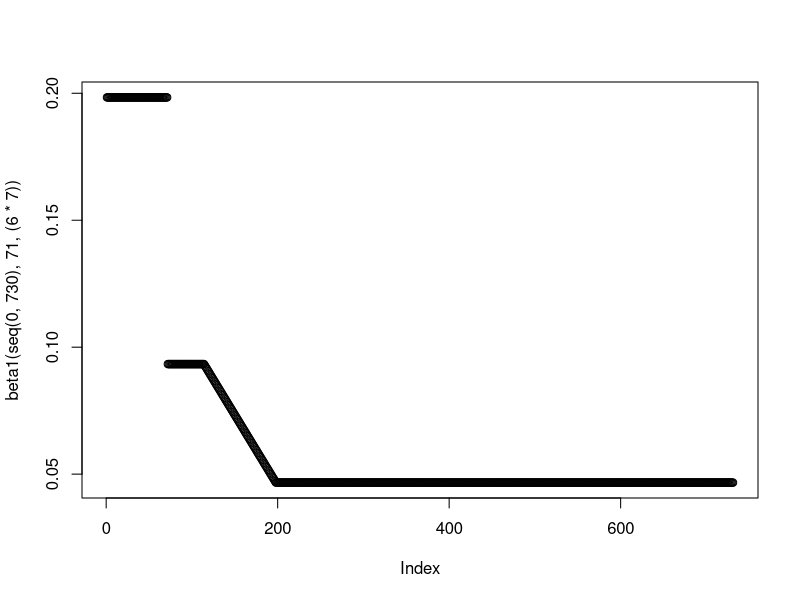
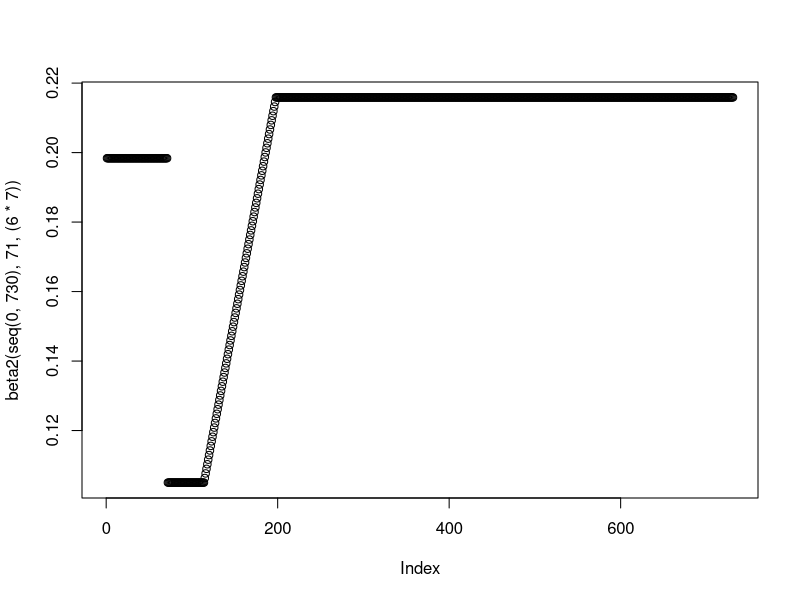
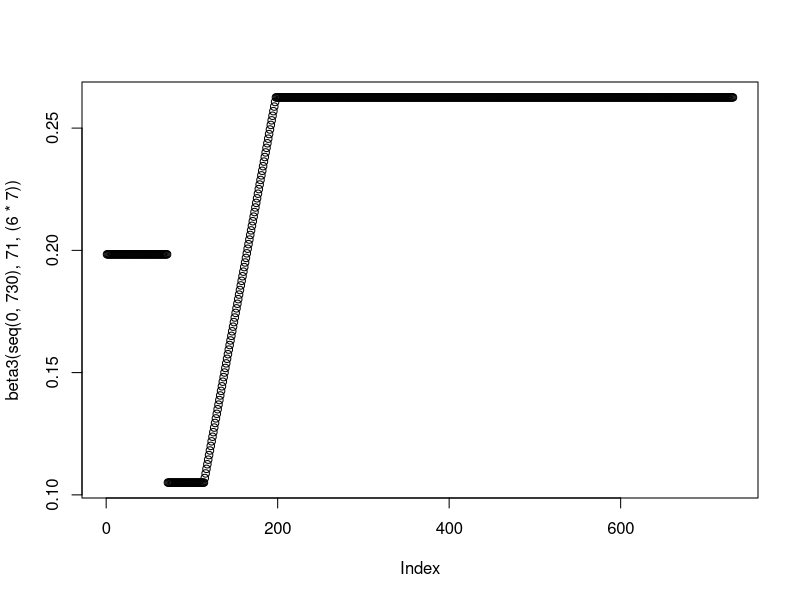
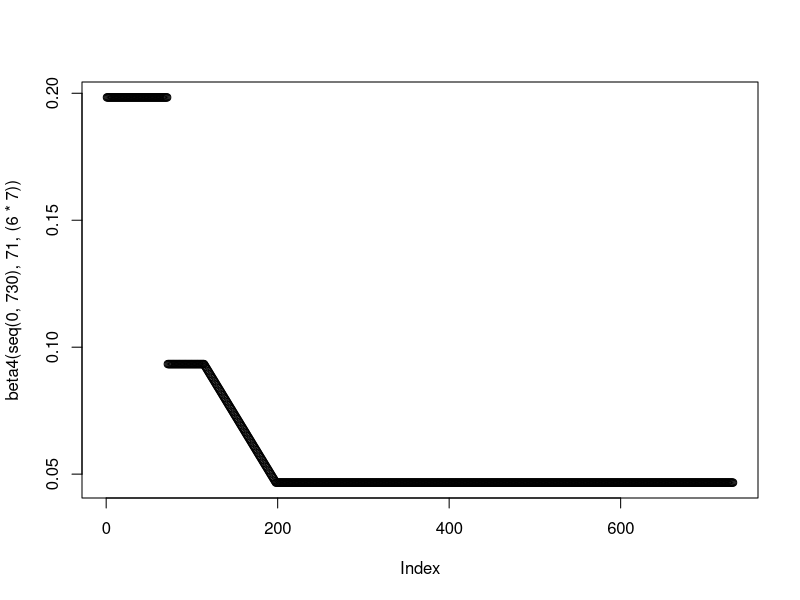

Here is the R script that generated these plots, in order:
setwd("C:/Users/amorg/Documents/PhD/nCoV Work/Figures/Enhanced Shielding/New") # This is where the plots Output
rm(list=ls())
library("deSolve"); library("ggplot2"); library("ggpubr"); library("reshape2");  library("Cairo")

#### Model Functions - Gen Time/ Betas/ODEs ####
#Function to calculate the Generation time (1/gamma) parameter
GenTime <- function(T2, R0) {
  G = T2 * ((R0-1)/log(2))
  return(G)
}

#Functions for the 4 Betas in the model - Plotting function visualises the beta(t) throughout the model run
beta1 <- function(time, tstart1, tdur) {
  gamma <- 1/(GenTime(3.3,2.8))
  beta1_2 <- 0.4*(gamma)
  betalin <- approxfun(x=c(tstart1+tdur, tstart1+tdur+(12*7)), y = c(0.8*(gamma), beta1_2), method="linear", rule  =2)
  ifelse((time >= tstart1 & time <= tstart1+tdur), 
         0.8*(gamma), #Phase 2
         ifelse((time >= tstart1+tdur & time <= tstart1+tdur+(12*7)), 
                betalin(time), #Phase 3
                ifelse((time >= tstart1+tdur+(12*7) & time <= 730),
                       beta1_2, #Phase 4
                       1.7*(gamma))))} #Phase 1

plot(beta1(seq(0,730), 71, (6*7)))

beta2 <- function(time, tstart1, tdur) {
  gamma <- 1/(GenTime(3.3,2.8))
  beta1_2 <- 1.85*gamma
  betalin <- approxfun(x=c(tstart1+tdur, tstart1+tdur+(12*7)), y = c(0.9*(gamma), beta1_2), method="linear", rule  =2)
  ifelse((time >= tstart1 & time <= tstart1+tdur), 
         0.9*(gamma), #Phase 2
         ifelse((time >= tstart1+tdur & time <= tstart1+tdur+(12*7)),
                betalin(time), #Phase 3
                ifelse((time >= tstart1+tdur+(12*7) & time <= 730),
                       beta1_2, #Phase 4
                       1.7*(gamma))))} #Phase 1

plot(beta2(seq(0,730), 71, (6*7)))

beta3 <- function(time, tstart1, tdur) {
  gamma <- 1/(GenTime(3.3,2.8))
  beta1_2 <- 2.25*gamma
  betalin <- approxfun(x=c(tstart1+tdur, tstart1+tdur+(12*7)), y = c(0.9*(gamma), beta1_2), method="linear", rule  =2)
  ifelse((time >= tstart1 & time <= tstart1+tdur), 
         0.9*(gamma), #Phase 2
         ifelse((time >= tstart1+tdur & time <= tstart1+tdur+(12*7)), 
                betalin(time), #Phase 3
                ifelse((time >= tstart1+tdur+(12*7) & time <= 730),
                       beta1_2, #Phase 4
                       1.7*(gamma))))} #Phase 1

plot(beta3(seq(0,730), 71, (6*7)))

beta4 <- function(time,tstart1,tdur) {
  gamma <- 1/(GenTime(3.3,2.8))
  beta1_2 <- 0.4*(gamma)
  betalin <- approxfun(x=c(tstart1+tdur, tstart1+tdur+(12*7)), y = c(0.8*(gamma), beta1_2), method="linear", rule  =2)
  ifelse((time >= tstart1 & time <= tstart1+tdur), 
         0.8*(gamma), #Phase 2
         ifelse((time >= tstart1+tdur & time <= tstart1+tdur+(12*7)), 
                betalin(time), #Phase 3
                ifelse((time >= tstart1+tdur+(12*7) & time <= 730),
                       beta1_2, #Phase 4
                       1.7*(gamma))))} #Phase 1

plot(beta4(seq(0,730), 71, (6*7)))

#ODEs for the Enhanced Shielding Model - Remainder is split into 3 sub-groups
SIRS <- function(time, state, parameters) {
  with(as.list(c(state, parameters)), {
    beta1 <- beta1(time,tstart1,tdur)
    beta2 <- beta2(time,tstart1,tdur)
    beta3 <- beta3(time,tstart1,tdur)
    beta4 <- beta4(time,tstart1,tdur)
    
    dSv = - beta1*Iv*Sv - beta1*Is*Sv - beta4*Ir1*Sv - beta4*Ir2*Sv - beta4*Ir3*Sv + zeta*Rv
    dSs = - beta1*Iv*Ss - beta1*Is*Ss - beta2*Ir1*Ss - beta2*Ir2*Ss - beta2*Ir3*Ss + zeta*Rs
    dSr1 = - beta4*Iv*Sr1 - beta2*Is*Sr1 - beta3*Ir1*Sr1 - beta3*Ir2*Sr1 - beta3*Ir3*Sr1 + zeta*Rr1
    dSr2 = - beta4*Iv*Sr2 - beta2*Is*Sr2 - beta3*Ir1*Sr2 - beta3*Ir2*Sr2 - beta3*Ir3*Sr2 + zeta*Rr2
    dSr3 = - beta4*Iv*Sr3 - beta2*Is*Sr3 - beta3*Ir1*Sr3 - beta3*Ir2*Sr3 - beta3*Ir3*Sr3 + zeta*Rr3
    
    dIv = beta1*Iv*Sv + beta1*Is*Sv + beta4*Ir1*Sv + beta4*Ir2*Sv + beta4*Ir3*Sv - gamma*Iv
    dIs = beta1*Iv*Ss + beta1*Is*Ss + beta2*Ir1*Ss + beta2*Ir2*Ss + beta2*Ir3*Ss - gamma*Is
    dIr1 = beta4*Iv*Sr1 + beta2*Is*Sr1 + beta3*Ir1*Sr1 + beta3*Ir2*Sr1 + beta3*Ir3*Sr1 - gamma*Ir1
    dIr2 = beta4*Iv*Sr2 + beta2*Is*Sr2 + beta3*Ir1*Sr2 + beta3*Ir2*Sr2 + beta3*Ir3*Sr2 - gamma*Ir2
    dIr3 = beta4*Iv*Sr3 + beta2*Is*Sr3 + beta3*Ir1*Sr3 + beta3*Ir2*Sr3 + beta3*Ir3*Sr3 - gamma*Ir3
    
    dRv = gamma*Iv - zeta*Rv 
    dRs = gamma*Is - zeta*Rs
    dRr1 = gamma*Ir1 - zeta*Rr1
    dRr2 = gamma*Ir2 - zeta*Rr2
    dRr3 = gamma*Ir3 - zeta*Rr3
    return(list(c(dSv, dSs, dSr1, dSr2, dSr3, dIv, dIs, dIr1, dIr2, dIr3, dRv, dRs, dRr1, dRr2, dRr3)))
  })
}

#### Running the Model w/ Parameters ####

#Initial Conditions, Times, Parameters and Phase Timings 

init <- c(Sv = 0.2 - 0.0001*0.2, Ss = 0.2 - 0.0001*0.2, 
          Sr1 = 0.2 - 0.0001*0.2, Sr2 = 0.2 - 0.0001*0.2, Sr3 = 0.2 - 0.0001*0.2,
          Iv = 0.0001*0.2, Is = 0.0001*0.2, Ir1 = 0.0001*0.2, Ir2 = 0.0001*0.2, Ir3 = 0.0001*0.2,   
          Rv= 0, Rs = 0, Rr1 = 0, Rr2 = 0, Rr3 = 0)

times <- seq(0, 478, by = 1)
parms = c(gamma = 1/(GenTime(3.3,2.8)), 
          zeta = 1/365,
          tstart1 = 71, 
          tdur = 6*7)

#Phase Timings for Plots - Phase 1,2,3 and 4
phase1 <- data.frame(xmin=0, xmax=71, ymin=-Inf, ymax=Inf, name = "P1")
phase2 <- data.frame(xmin=71, xmax=71+(6*7), ymin=-Inf, ymax=Inf, name = "P2")
phase3 <- data.frame(xmin=71+(6*7), xmax=71+(6*7)+(12*7), ymin=-Inf, ymax=Inf, name = "P3")
phase4 <- data.frame(xmin=71+(6*7)+(12*7), xmax=Inf, ymin=-Inf, ymax=Inf, name = "P4")

#Running the Model 
out1 <- data.frame(ode(y = init, func = SIRS, times = times, parms = parms))

#Manipulating the Model Output to scale the Remainder Populations and Overall Pop size so that N = 1
out1$RemS <- out1$Sr1 + out1$Sr2 + out1$Sr3; out1$RemI <- out1$Ir1 + out1$Ir2 + out1$Ir3; out1$RemR <- out1$Rr1 + out1$Rr2 + out1$Rr3
out1$Sv <- out1$Sv/0.20; out1$Ss <- out1$Ss/0.20; out1$RemS <- out1$RemS/0.60
out1$Iv <- out1$Iv/0.20; out1$Is <- out1$Is/0.20; out1$RemI <- out1$RemI/0.60
out1$Rv <- out1$Rv/0.20; out1$Rs <- out1$Rs/0.20; out1$RemR <- out1$RemR/0.60
out1$Beta1 <- beta1(times, 71, (6*7)); out1$Beta2 <- beta2(times, 71, (6*7)); out1$Beta3 <- beta3(times, 71, (6*7))

#Naming the Output Columns
colnames(out1) <- c("Time", "Suscv", "Suscs", "Suscr1", "Suscr2","Suscr3", 
                    "Infected_Iv", "Infected_Is", "Infected_Ir1", "Infected_Ir2", "Infected_Ir3", 
                    "Recovv", "Recovs", "Recovr1", "Recovr2", "Recovr2",
                    "RemSusc", "RemInf", "RemRecov",
                    "Beta_1/4", "Beta_2", "Beta_3")

#Altering the dataframe for ggplot input
statsinfecv <- melt(out1, id.vars = c("Time"), measure.vars = c("Infected_Iv", "Infected_Is", "RemInf"))
statsbeta1 <- melt(out1, id.vars =  c("Time"), measure.vars = c("Beta_1/4", "Beta_2", "Beta_3"))
statsrecov <- melt(out1, id.vars = c("Time"), measure.vars = c("Recovv", "Recovs", "RemRecov"))

#Vulnerable Population is the Forefront Plot
statsrecov$variable <- factor(statsrecov$variable, levels=rev(levels(statsrecov$variable)))
statsinfecv$variable <- factor(statsinfecv$variable, levels=rev(levels(statsinfecv$variable)))

#### R0 Plot - Imported From Bram's Results ####

#sub-Population Fractions -Can also be obtained from the Initial Conditions 
fv = 0.2; fs = 0.2; fr1 = 0.2; fr2 = 0.2; fr3 = 0.2 
gamma = (1/(GenTime(3.3,2.8)))

#R0 Calculations - Overall R0 Obtained From Excel Spreadsheet 
r0data <- data.frame("Phase" = c("Phase 1","Phase 2", "Phase 4"),
                     "OverallR0" = c(1.7, 0.86, 1.63),
                     "VulR0" = c((beta1(1,71,(6*7))*fv + beta1(1,71,(6*7))*fs + beta4(1,71,(6*7))*fr1 + beta4(1,71,(6*7))*fr2 + 
                                    beta4(1,71,(6*7))*fr3) / gamma, 
                                 (beta1(72,71,(6*7))*fv + beta1(72,71,(6*7))*fs + beta4(72,71,(6*7))*fr1 + beta4(72,71,(6*7))*fr2 + 
                                    beta4(72,71,(6*7))*fr3) / gamma, 
                                 (beta1(400,71,(6*7))*fv + beta1(400,71,(6*7))*fs + beta4(400,71,(6*7))*fr1 + beta4(400,71,(6*7))*fr2 + 
                                    beta4(400,71,(6*7))*fr3) / gamma),
                     "ShiR0" = c((beta1(1,71,(6*7))*fv + beta1(1,71,(6*7))*fs + beta2(1,71,(6*7))*fr1 + beta2(1,71,(6*7))*fr2 + 
                                    beta2(1,71,(6*7))*fr3) / gamma, 
                                 (beta1(71,71,(6*7))*fv + beta1(71,71,(6*7))*fs + beta2(71,71,(6*7))*fr1 + beta2(71,71,(6*7))*fr2 + 
                                    beta2(71,71,(6*7))*fr3) / gamma, 
                                 (beta1(400,71,(6*7))*fv + beta1(400,71,(6*7))*fs + beta2(400,71,(6*7))*fr1 + beta2(400,71,(6*7))*fr2 + 
                                    beta2(400,71,(6*7))*fr3) / gamma),
                     "RemR0" = c((beta1(1,71,(6*7))*fv + beta2(1,71,(6*7))*fs + beta3(1,71,(6*7))*fr1 + beta3(1,71,(6*7))*fr2 + 
                                   beta3(1,71,(6*7))*fr3) / gamma,
                                 (beta1(71,71,(6*7))*fv + beta2(71,71,(6*7))*fs + beta3(71,71,(6*7))*fr1 + beta3(71,71,(6*7))*fr2 + 
                                    beta3(71,71,(6*7))*fr3) / gamma,
                                 (beta1(400,71,(6*7))*fv + beta2(400,71,(6*7))*fs + beta3(400,71,(6*7))*fr1 + beta3(400,71,(6*7))*fr2 + 
                                    beta3(400,71,(6*7))*fr3) / gamma))

#Applying the R0 Calculator in a dataframe for the R0 plot
r0data1 <- rbind.data.frame(data.frame("Phase" = c("Phase 1"), "Times" = seq(0,70),                           
                                       "OverallR0" = c(1.7), "VulR0" = r0data$VulR0[1], "ShiR0" = r0data$ShiR0[1], "RemR0" = r0data$RemR0[1]),
                           data.frame("Phase" = c("Phase 2"), "Times" = seq(71,71+(6*7)-1),                   
                                      "OverallR0" = c(0.86), "VulR0" = r0data$VulR0[2], "ShiR0" = r0data$ShiR0[2], "RemR0" = r0data$RemR0[2]),
                           data.frame("Phase" = c("Phase 3"), "Times" = seq(71+(6*7),71+(6*7)+(12*7)-1),      
                                      "OverallR0" = c(NA), "VulR0" = c(NA), "ShiR0" = c(NA), "RemR0" = c(NA)),
                           data.frame("Phase" = c("Phase 4"), "Times" = seq(71+(6*7)+(12*7), 71+(6*7)+(365)), 
                                      "OverallR0" = c(1.63), "VulR0" = r0data$VulR0[3], "ShiR0" = r0data$ShiR0[3], "RemR0" = r0data$RemR0[3]))

statsr0 <- melt(r0data1, id.vars =  c("Times"), measure.vars = c("OverallR0", "VulR0", "ShiR0", "RemR0"))
statsr0$variable <- factor(statsr0$variable, levels=rev(levels(statsr0$variable)))

#### Aggregated Plots - Infecteds, Beta and R_e ####

#Infecteds Plot
pinf <- ggplot(data = statsinfecv, aes(x = (Time), y = value, col = variable))  + theme_bw() +
  labs(x ="Time (Days)", y = "Proportion Infected", color = "Population") + scale_y_continuous(limits = c(0,0.07), expand = c(0,0)) +
  theme(legend.position = "bottom", legend.title = element_blank(), legend.text=element_text(size=14),  axis.text=element_text(size=14),
        axis.title.y=element_text(size=14),axis.title.x = element_text(size=14), 
        legend.spacing.x = unit(0.3, 'cm'), plot.margin=unit(c(0.7,0.7,0.8,0.8),"cm")) + scale_x_continuous(expand = c(0, 0)) + 
  scale_color_manual(values=c('blue','darkgreen','red'), labels= c("General", "Shielders", "Vulnerable")) +
  geom_rect(data=phase2, aes(xmin=xmin, xmax=xmax, ymin=ymin, ymax=ymax), fill="grey", alpha=0.5, inherit.aes = FALSE) +
  geom_rect(data=phase3, aes(xmin=xmin, xmax=xmax, ymin=ymin, ymax=ymax), fill="grey", alpha=0.35, inherit.aes = FALSE) +
  geom_rect(data=phase4, aes(xmin=xmin, xmax=xmax, ymin=ymin, ymax=ymax), fill="grey", alpha=0.5, inherit.aes = FALSE) +
  geom_text(data = phase1, aes(x = xmin, y = 0.06, label = name),inherit.aes = FALSE, size = 8, vjust = 0, hjust = 0, nudge_x = 25) +
  geom_text(data = phase2, aes(x = xmin, y = 0.06, label = name),inherit.aes = FALSE, size = 8, vjust = 0, hjust = 0, nudge_x = 8) +
  geom_text(data = phase3, aes(x = xmin, y = 0.06, label = name),inherit.aes = FALSE, size = 8, vjust = 0, hjust = 0, nudge_x = 30) +
  geom_text(data = phase4, aes(x = xmin, y = 0.06, label = name),inherit.aes = FALSE, size = 8, vjust = 0, hjust = 0, nudge_x = 125) +
 geom_line(size = 1.02, stat = "identity")

#Beta Plot
pbeta <- ggplot(data = statsbeta1, aes(x = (Time), y = value, lty = variable)) + theme_bw() +
  labs(x ="Time (Days)", y = "Beta Value", lty = " ") + scale_y_continuous(limits = c(0,0.4),  expand = c(0,0)) +
  theme(legend.position = "bottom", legend.title = element_text(size=14), legend.text=element_text(size=14),  axis.text=element_text(size=14),
        axis.title.y=element_text(size=14),axis.title.x= element_text(size=14), 
        legend.spacing.x = unit(0.3, 'cm'), plot.margin=unit(c(0.7,0.7,0.8,0.8),"cm")) + scale_x_continuous(expand = c(0, 0))  + 
  scale_linetype_manual(values=c(1,2,4), labels= c("Beta 1 & 4", "Beta 2", "Beta 3")) +
  geom_rect(data=phase2, aes(xmin=xmin, xmax=xmax, ymin=ymin, ymax=ymax), fill="grey", alpha=0.5, inherit.aes = FALSE) +
  geom_rect(data=phase3, aes(xmin=xmin, xmax=xmax, ymin=ymin, ymax=ymax), fill="grey", alpha=0.35, inherit.aes = FALSE) +
  geom_rect(data=phase4, aes(xmin=xmin, xmax=xmax, ymin=ymin, ymax=ymax), fill="grey", alpha=0.5, inherit.aes = FALSE) +
  geom_text(data = phase1, aes(x = xmin, y = 0.3, label = name),inherit.aes = FALSE, size = 8, vjust = 0, hjust = 0, nudge_x = 25) +
  geom_text(data = phase2, aes(x = xmin, y = 0.3, label = name),inherit.aes = FALSE, size = 8, vjust = 0, hjust = 0, nudge_x = 8) +
  geom_text(data = phase3, aes(x = xmin, y = 0.3, label = name),inherit.aes = FALSE, size = 8, vjust = 0, hjust = 0, nudge_x = 30) +
  geom_text(data = phase4, aes(x = xmin, y = 0.3, label = name),inherit.aes = FALSE, size = 8, vjust = 0, hjust = 0, nudge_x = 125) +
  geom_line(size = 1.02, stat = "identity", col = "black")

#R0 Plot
pr0 <- ggplot(data = statsr0, aes(x = (Times), y = value, col = variable)) + theme_bw() + 
  labs(x ="Time (Days)", y = expression("R"[e]), lty = " ") + scale_y_continuous(limits = c(0,3),  expand = c(0,0)) +
  theme(legend.position = "bottom", legend.title = element_blank(), legend.text=element_text(size=14),  axis.text=element_text(size=14),
        axis.title.y=element_text(size=14),axis.title.x= element_text(size=14), 
        legend.spacing.x = unit(0.3, 'cm'), plot.margin=unit(c(0.7,0.7,0.8,0.8),"cm")) + scale_x_continuous(expand = c(0, 0)) + 
  scale_color_manual(values=c('blue', 'darkgreen', 'red', "black"), labels= c("General","Shielders","Vulnerable", "Overall")) +
  geom_rect(data=phase2, aes(xmin=xmin, xmax=xmax, ymin=ymin, ymax=ymax), fill="grey", alpha=0.5, inherit.aes = FALSE) +
  geom_rect(data=phase3, aes(xmin=xmin, xmax=xmax, ymin=ymin, ymax=ymax), fill="grey", alpha=0.35, inherit.aes = FALSE) +
  geom_rect(data=phase4, aes(xmin=xmin, xmax=xmax, ymin=ymin, ymax=ymax), fill="grey", alpha=0.5, inherit.aes = FALSE) +
  geom_text(data = phase1, aes(x = xmin, y = 2.3, label = name),inherit.aes = FALSE, size = 8, vjust = 0, hjust = 0, nudge_x = 25) +
  geom_text(data = phase2, aes(x = xmin, y = 2.3, label = name),inherit.aes = FALSE, size = 8, vjust = 0, hjust = 0, nudge_x = 8) +
  geom_text(data = phase3, aes(x = xmin, y = 2.3, label = name),inherit.aes = FALSE, size = 8, vjust = 0, hjust = 0, nudge_x = 30) +
  geom_text(data = phase4, aes(x = xmin, y = 2.3, label = name),inherit.aes = FALSE, size = 8, vjust = 0, hjust = 0, nudge_x = 125) +
  geom_line(size = 1.02, stat = "identity")

#Recovered Plot
recov <- ggplot(data = statsrecov, aes(x = (Time), y = value, col = variable))  + theme_bw() +
  labs(x ="Time (Days)", y = "Proportion Recovered", color = "Population") + scale_y_continuous(limits = c(0,0.7), expand = c(0,0)) +
  theme(legend.position = "bottom", legend.title = element_blank(), legend.text=element_text(size=14),  axis.text=element_text(size=14),
        axis.title.y=element_text(size=14),axis.title.x = element_text(size=14), 
        legend.spacing.x = unit(0.3, 'cm'), plot.margin=unit(c(0.7,0.7,0.8,0.8),"cm")) + scale_x_continuous(expand = c(0, 0)) + 
  scale_color_manual(values=c('blue','darkgreen','red'), labels= c("General", "Shielders", "Vulnerable")) +
  geom_rect(data=phase2, aes(xmin=xmin, xmax=xmax, ymin=ymin, ymax=ymax), fill="grey", alpha=0.5, inherit.aes = FALSE) +
  geom_rect(data=phase3, aes(xmin=xmin, xmax=xmax, ymin=ymin, ymax=ymax), fill="grey", alpha=0.35, inherit.aes = FALSE) +
  geom_rect(data=phase4, aes(xmin=xmin, xmax=xmax, ymin=ymin, ymax=ymax), fill="grey", alpha=0.5, inherit.aes = FALSE) +
  geom_text(data = phase1, aes(x = xmin, y = 0.64, label = name),inherit.aes = FALSE, size = 8, vjust = 0, hjust = 0, nudge_x = 25) +
  geom_text(data = phase2, aes(x = xmin, y = 0.64, label = name),inherit.aes = FALSE, size = 8, vjust = 0, hjust = 0, nudge_x = 8) +
  geom_text(data = phase3, aes(x = xmin, y = 0.64, label = name),inherit.aes = FALSE, size = 8, vjust = 0, hjust = 0, nudge_x = 30) +
  geom_text(data = phase4, aes(x = xmin, y = 0.64, label = name),inherit.aes = FALSE, size = 8, vjust = 0, hjust = 0, nudge_x = 125) +
  geom_line(size = 1.02, stat = "identity")

#Anti-Aliasing in Plots - Can Ignore 
plot <- ggarrange(pinf, NULL, pbeta, NULL, pr0, nrow = 5, ncol =1, align = "v", 
                  heights = c(0.9, -0.03, 0.5,-0.05, 0.5), 
                  labels = c("A","", "B","","C"), font.label = c(size = 20) )

ggsave(plot, filename = "Fig2.png", dpi = 300, type = "cairo", width = 8.5, height = 11, units = "in")
ggsave(recov, filename = "FigS1.png", dpi = 300, type = "cairo", width = 8, height = 8,  units = "in")
